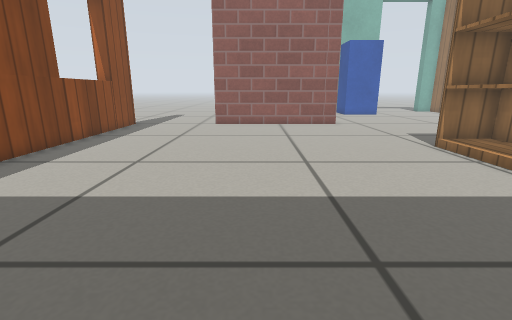
View 1 (above)

16 first-person views from a walk through a Gazebo world. The camera is 0.41 m above the floor, tilts 14° down and sees 85° across. Floor lines are 1 m apart. The floor is counted in squares, 0.2 m on a side. Each view is taken from the middle of a square. On the plan, view 1 faces up. The plan holds only what a view shows up to about 16 squares ahead; the rest is blank. Gazebo's built-in surfaces are drawn with simple patterns. Simple shapes stand in for some stock models.

View 2
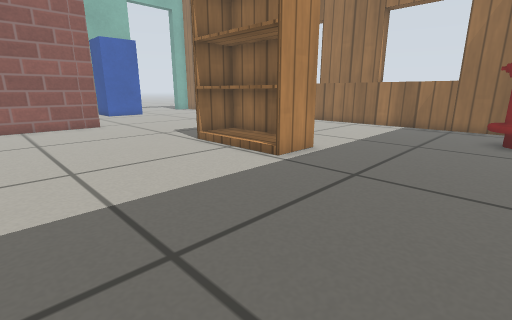

View 3
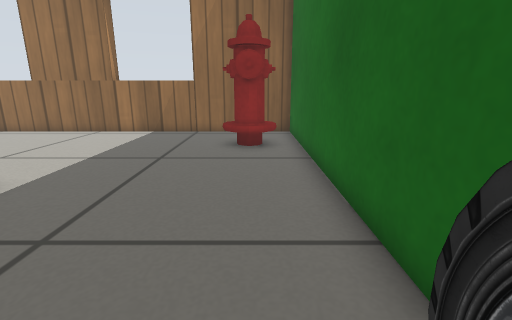

View 4
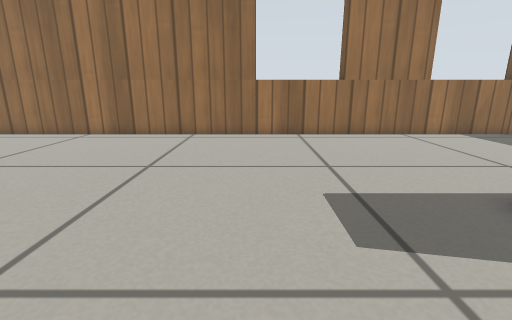

View 5
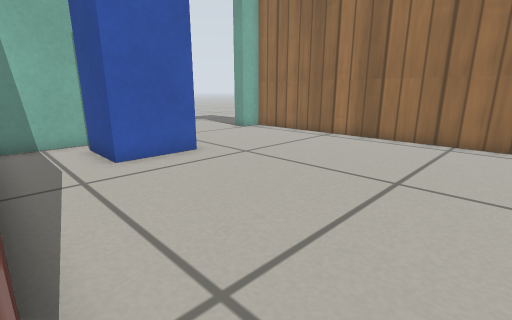

View 6
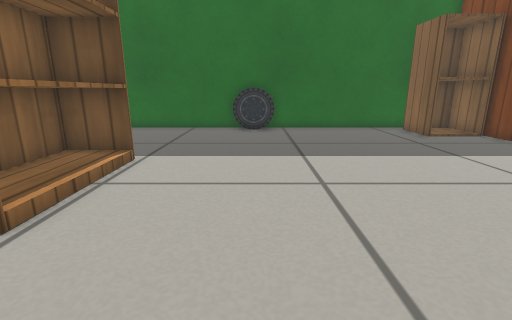

View 7
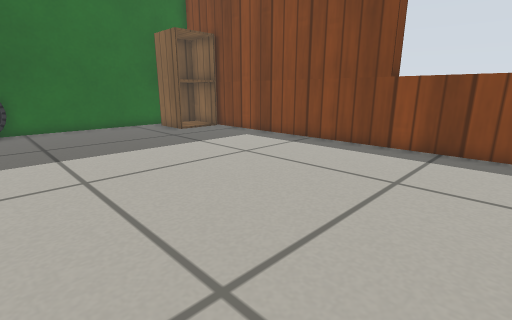

View 8
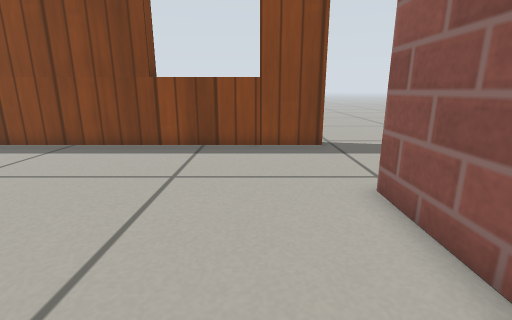

View 9
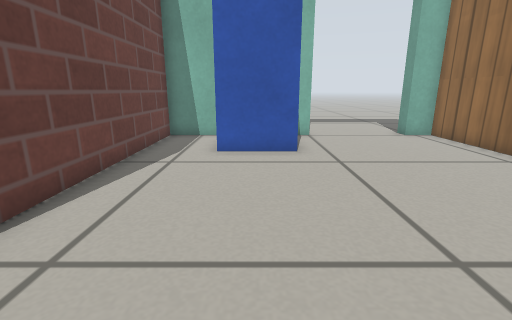

View 10
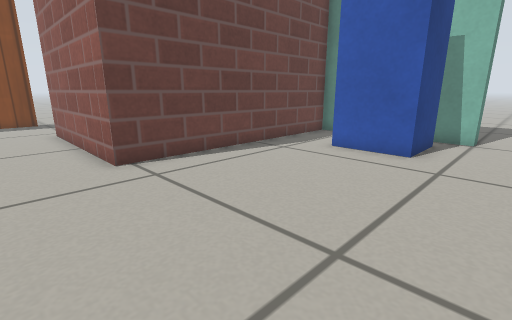

View 11
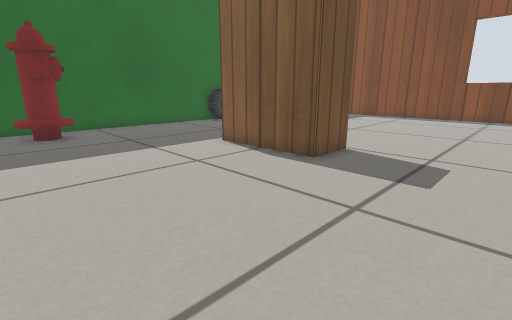

View 12
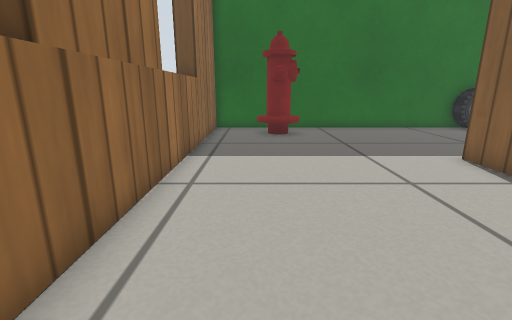

View 13
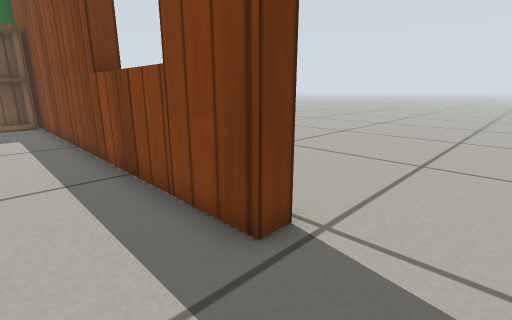

View 14
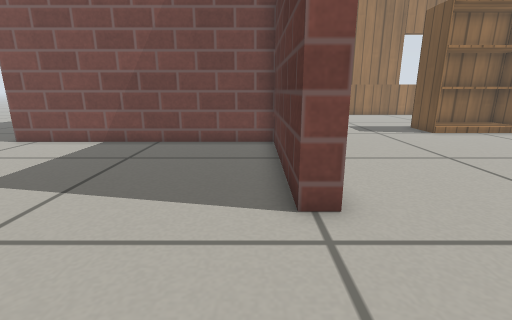

View 15
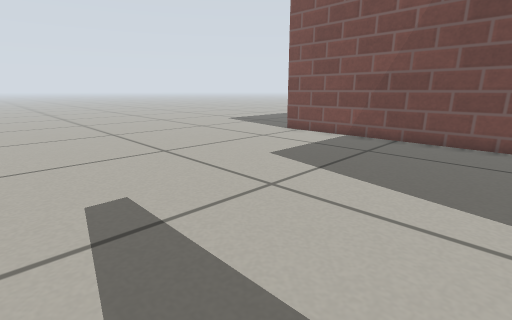

View 16
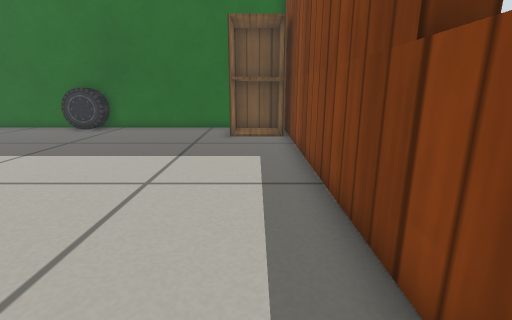

### Floor plan
Key: @ floor where view 1 was taken; # wall or solid block; . floor; D open door; = window, fence, low wall or low ledge; B bookshelf; H fire hydrant; C car; P postbox; A cabinet.
Columns run from 19 left of view 1 to 18 right of it. Each row starts with its distance up from view 1.
 30            ..............     ......
 29            .............#     #DDDDD#
 28            ............########DDDDD#
 27            ............##..P P......#
 26            ............##..P P......#
 25            ............##..PPP......#
 24            ............##...........#
 23            ............##...........#
 22       ..   ............##...........#
 21       ....  ...........##...........#
 20  ......................##...........#
 19 .......................##...........#
 18 .................########...........#
 17 ...........#........................#
 16 .......... #........................#
 15 .........  #........................#
 14 .......    #........................=
 13 ......     #........................=
 12 ....       #........................=
 11 ...        #........................##
 10            #..............BBB.......#
  9            #..............BBB.......#
  8            #..............BBB.......#
  7            #..............BBB.......##
  6            #..............BBB.......=
  5            #........................=
  4            #........................=
  3            #........................##
  2            #........................#
  1            #AAA.................HH..#
  0            #AAA....@............HHH.#
 -1            #AAA......CCC.........H..#
 -2               #######################

Where each view was taken, in squares from view 1:
view 1: 0 up, 0 right, facing up
view 2: 0 up, 0 right, facing up-right
view 3: 0 up, 3 right, facing right
view 4: 15 up, 4 right, facing right
view 5: 16 up, 5 right, facing up-right
view 6: 14 up, 3 right, facing down
view 7: 15 up, 3 right, facing down-left
view 8: 15 up, 3 right, facing left
view 9: 15 up, 9 right, facing up
view 10: 15 up, 13 right, facing up-left
view 11: 15 up, 16 right, facing down-left
view 12: 14 up, 15 right, facing down
view 13: 20 up, 5 left, facing down-left
view 14: 19 up, 7 left, facing right
view 15: 19 up, 8 left, facing up-right
view 16: 14 up, 6 left, facing down
